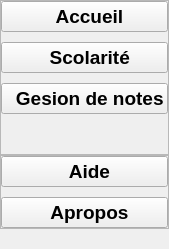
               <widget class="QCustomSlideMenu" name="leftMenu" native="true">
                <property name="enabled">
                 <bool>true</bool>
                </property>
                <property name="minimumSize">
                 <size>
                  <width>0</width>
                  <height>0</height>
                 </size>
                </property>
                <property name="maximumSize">
                 <size>
                  <width>0</width>
                  <height>16777215</height>
                 </size>
                </property>
                <layout class="QVBoxLayout" name="verticalLayout_3">
                 <property name="spacing">
                  <number>0</number>
                 </property>
                 <property name="leftMargin">
                  <number>0</number>
                 </property>
                 <property name="topMargin">
                  <number>0</number>
                 </property>
                 <property name="rightMargin">
                  <number>0</number>
                 </property>
                 <property name="bottomMargin">
                  <number>20</number>
                 </property>
                 <item>
                  <widget class="QWidget" name="widget_2" native="true">
                   <layout class="QVBoxLayout" name="verticalLayout_4">
                    <property name="spacing">
                     <number>0</number>
                    </property>
                    <property name="leftMargin">
                     <number>0</number>
                    </property>
                    <property name="topMargin">
                     <number>0</number>
                    </property>
                    <property name="rightMargin">
                     <number>0</number>
                    </property>
                    <property name="bottomMargin">
                     <number>0</number>
                    </property>
                    <item>
                     <widget class="QFrame" name="frame_3">
                      <property name="frameShape">
                       <enum>QFrame::StyledPanel</enum>
                      </property>
                      <property name="frameShadow">
                       <enum>QFrame::Raised</enum>
                      </property>
                      <layout class="QVBoxLayout" name="verticalLayout_5">
                       <property name="spacing">
                        <number>10</number>
                       </property>
                       <property name="leftMargin">
                        <number>0</number>
                       </property>
                       <property name="topMargin">
                        <number>0</number>
                       </property>
                       <property name="rightMargin">
                        <number>0</number>
                       </property>
                       <property name="bottomMargin">
                        <number>0</number>
                       </property>
                       <item>
                        <widget class="QPushButton" name="homeBtn">
                         <property name="sizePolicy">
                          <sizepolicy hsizetype="Minimum" vsizetype="Fixed">
                           <horstretch>0</horstretch>
                           <verstretch>0</verstretch>
                          </sizepolicy>
                         </property>
                         <property name="font">
                          <font>
                           <pointsize>14</pointsize>
                           <weight>75</weight>
                           <bold>true</bold>
                          </font>
                         </property>
                         <property name="cursor">
                          <cursorShape>PointingHandCursor</cursorShape>
                         </property>
                         <property name="styleSheet">
                          <string notr="true"/>
                         </property>
                         <property name="text">
                          <string>  Accueil</string>
                         </property>
                         <property name="icon">
                          <iconset resource="../QSS/QSS_Resources.qrc">
                           <normaloff>:/newPrefix/Icons/home.png</normaloff>:/newPrefix/Icons/home.png</iconset>
                         </property>
                         <property name="iconSize">
                          <size>
                           <width>38</width>
                           <height>38</height>
                          </size>
                         </property>
                        </widget>
                       </item>
                       <item>
                        <widget class="QPushButton" name="scolariteBtn">
                         <property name="font">
                          <font>
                           <pointsize>14</pointsize>
                           <weight>75</weight>
                           <bold>true</bold>
                          </font>
                         </property>
                         <property name="cursor">
                          <cursorShape>PointingHandCursor</cursorShape>
                         </property>
                         <property name="text">
                          <string>  Scolarité</string>
                         </property>
                         <property name="icon">
                          <iconset resource="../QSS/QSS_Resources.qrc">
                           <normaloff>:/newPrefix/Icons/book.png</normaloff>:/newPrefix/Icons/book.png</iconset>
                         </property>
                         <property name="iconSize">
                          <size>
                           <width>38</width>
                           <height>38</height>
                          </size>
                         </property>
                        </widget>
                       </item>
                       <item>
                        <widget class="QPushButton" name="gestionNoteBtn">
                         <property name="font">
                          <font>
                           <pointsize>14</pointsize>
                           <weight>75</weight>
                           <bold>true</bold>
                          </font>
                         </property>
                         <property name="cursor">
                          <cursorShape>PointingHandCursor</cursorShape>
                         </property>
                         <property name="text">
                          <string>  Gesion de notes</string>
                         </property>
                         <property name="icon">
                          <iconset resource="../QSS/QSS_Resources.qrc">
                           <normaloff>:/newPrefix/Icons/book-open.png</normaloff>:/newPrefix/Icons/book-open.png</iconset>
                         </property>
                         <property name="iconSize">
                          <size>
                           <width>38</width>
                           <height>38</height>
                          </size>
                         </property>
                        </widget>
                       </item>
                       <item>
                        <spacer name="verticalSpacer">
                         <property name="orientation">
                          <enum>Qt::Vertical</enum>
                         </property>
                         <property name="sizeHint" stdset="0">
                          <size>
                           <width>20</width>
                           <height>40</height>
                          </size>
                         </property>
                        </spacer>
                       </item>
                      </layout>
                     </widget>
                    </item>
                    <item>
                     <widget class="QFrame" name="frame_4">
                      <property name="frameShape">
                       <enum>QFrame::StyledPanel</enum>
                      </property>
                      <property name="frameShadow">
                       <enum>QFrame::Raised</enum>
                      </property>
                      <layout class="QVBoxLayout" name="verticalLayout_6">
                       <property name="spacing">
                        <number>10</number>
                       </property>
                       <property name="leftMargin">
                        <number>0</number>
                       </property>
                       <property name="topMargin">
                        <number>0</number>
                       </property>
                       <property name="rightMargin">
                        <number>0</number>
                       </property>
                       <property name="bottomMargin">
                        <number>0</number>
                       </property>
                       <item>
                        <widget class="QPushButton" name="helpBtn">
                         <property name="font">
                          <font>
                           <pointsize>14</pointsize>
                           <weight>75</weight>
                           <bold>true</bold>
                          </font>
                         </property>
                         <property name="cursor">
                          <cursorShape>PointingHandCursor</cursorShape>
                         </property>
                         <property name="text">
                          <string>  Aide</string>
                         </property>
                         <property name="icon">
                          <iconset resource="../QSS/QSS_Resources.qrc">
                           <normaloff>:/newPrefix/Icons/help-circle.png</normaloff>:/newPrefix/Icons/help-circle.png</iconset>
                         </property>
                         <property name="iconSize">
                          <size>
                           <width>38</width>
                           <height>38</height>
                          </size>
                         </property>
                        </widget>
                       </item>
                       <item>
                        <widget class="QPushButton" name="aproposBtn">
                         <property name="font">
                          <font>
                           <pointsize>14</pointsize>
                           <weight>75</weight>
                           <bold>true</bold>
                          </font>
                         </property>
                         <property name="cursor">
                          <cursorShape>PointingHandCursor</cursorShape>
                         </property>
                         <property name="text">
                          <string>  Apropos</string>
                         </property>
                         <property name="icon">
                          <iconset resource="../QSS/QSS_Resources.qrc">
                           <normaloff>:/newPrefix/Icons/info.png</normaloff>:/newPrefix/Icons/info.png</iconset>
                         </property>
                         <property name="iconSize">
                          <size>
                           <width>38</width>
                           <height>38</height>
                          </size>
                         </property>
                        </widget>
                       </item>
                      </layout>
                     </widget>
                    </item>
                   </layout>
                  </widget>
                 </item>
                </layout>
               </widget>
